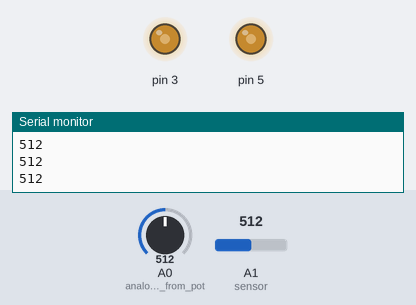
Simulated run of this sketch. Board: Arduino Uno, built with avr-gcc and run on an emulated ATmega328P. Shown: output pins drawn as LEDs (lit = HIGH), the last lines printed to the serial monitor. The inputs (shaded band) are chosen by the test bench; at power-on: A0 (analog_input_pin_from_pot) = 512, A1 (sensor) = 512.

Above: at 1.2 s.
1.3 s: A0 (analog_input_pin_from_pot) set to 716
At 2.3 s:
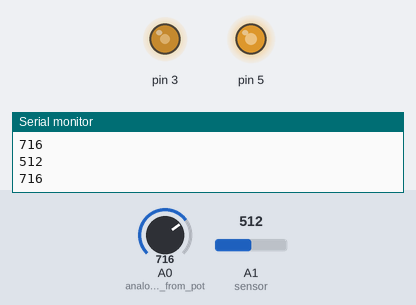
2.8 s: A1 (sensor) set to 716
At 3.3 s:
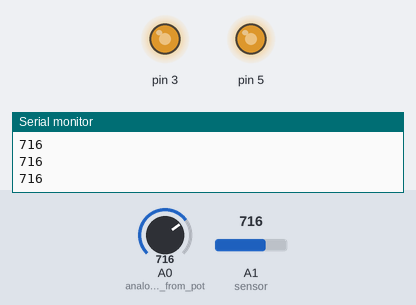
4.3 s: A0 (analog_input_pin_from_pot) set to 900
At 5.5 s:
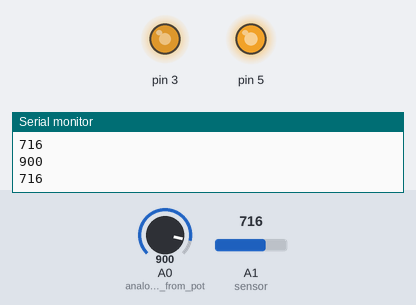
5.8 s: A1 (sensor) set to 511
At 7.0 s:
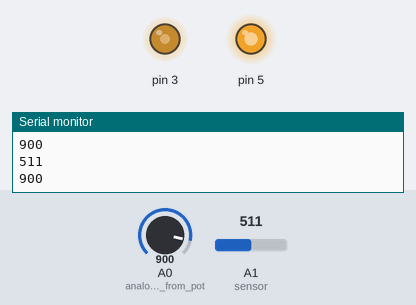
7.3 s: A1 (sensor) set to 122
At 8.1 s:
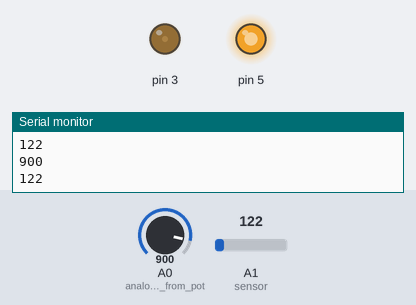
8.8 s: A0 (analog_input_pin_from_pot) set to 306
At 9.1 s:
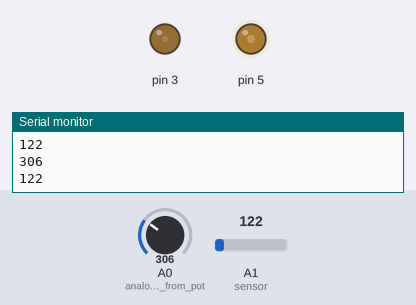
Timing chart, 0 to 11.3 s (numbered marks = the images above; inputs shaded):
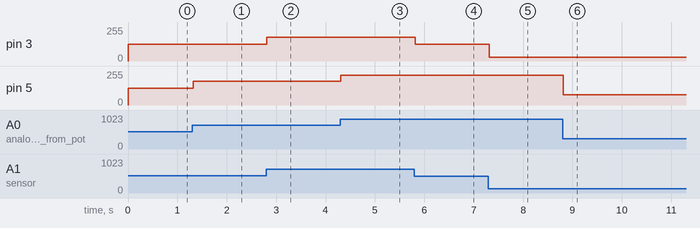

Measured:
- after the input at 1.3 s, pin 5: 127/255 → 178/255 at once
- after the input at 2.8 s, pin 3: 127/255 → 178/255 at once
- after the input at 4.3 s, pin 5: 178/255 → 224/255 at once
- after the input at 5.8 s, pin 3: 178/255 → 127/255 at once
- after the input at 7.3 s, pin 3: 127/255 → 30/255 at once
- after the input at 8.8 s, pin 5: 224/255 → 76/255 at once

The sketch:

lab_3_part1.ino
```cpp
void setup() {
  // put your setup code here, to run once:
  pinMode(A0, INPUT); //analog input pin from potentiometer
  pinMode(A1, INPUT);
  pinMode(5, OUTPUT);
  pinMode(3, OUTPUT);
  Serial.begin(9600); //start serial communication

}

void loop() {
  // put your main code here, to run repeatedly:
  int potPin = analogRead(A0); //read signal from potentiometer
  int pressPin = analogRead(A1); // read signal from pressure sensor
  Serial.println(potPin); //print potentiometer signal
  Serial.println(pressPin); //print pressure sensor signal

  //map the values to a usuable range for outputs
  //int newVal = map(potentiometerLow, potentiometerHigh, newHigh, newLow);
  // map(val, 0 ,1023, 0, 255); //0-255 is a usable range for an LED
  int newVal1 =  map(potPin, 0 ,1023, 0, 255); //map values to usable range for LEDs
  analogWrite(5, newVal1);

  int newVal2 = map(pressPin, 0 ,1023, 0, 255); //map values to usable range for LEDs
  analogWrite(3, newVal2);
}
```
